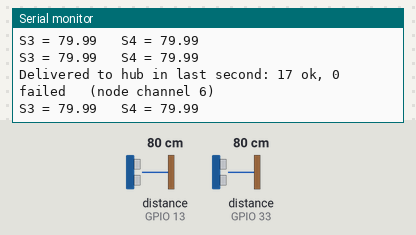
This sketch was run on a simulated ESP32. On the bench: the last lines printed to the serial monitor. Wiring (inferred from the names in the program): 2 × ultrasonic range finder: trigger GPIO 12, echo GPIO 13 / trigger GPIO 32, echo GPIO 33. The inputs (shaded band) are chosen by the test bench; at power-on: distance to the obstacle (sensors on GPIO 13, GPIO 33) 80 cm. The echo pulse lasts 58.3 µs per cm; WiFi joins after 1.5 s; servers stay silent unless stated.

Above: at 3.7 s.
3.8 s: distance to the obstacle (sensor on GPIO 13) set to 2 cm
At 4.63 s:
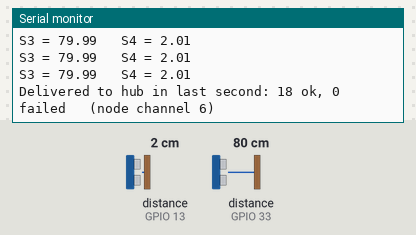
5.3 s: distance to the obstacle (sensor on GPIO 33) set to 2 cm
At 5.3 s:
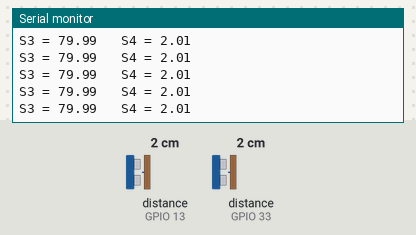
6.8 s: distance to the obstacle (sensor on GPIO 13) set to 4 cm
At 6.81 s:
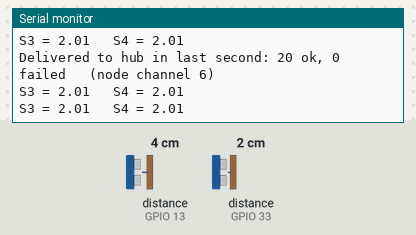
8.3 s: distance to the obstacle (sensor on GPIO 33) set to 4 cm
At 8.32 s:
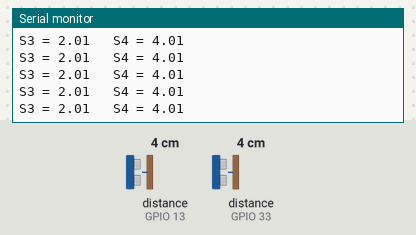
Timing chart, 0 to 10.8 s (numbered marks = the images above; inputs shaded):
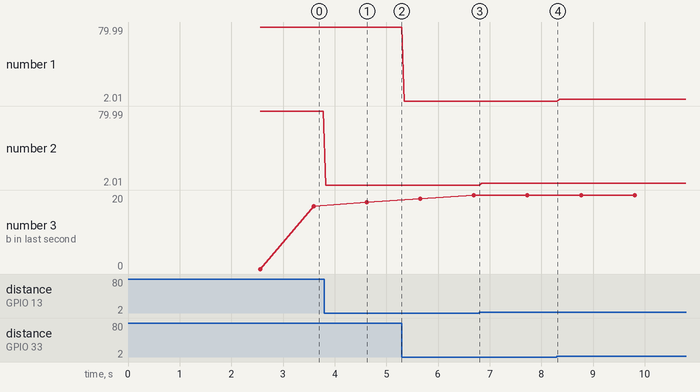

The sketch:

SensorF_Node.ino
```cpp
#include <Arduino.h>
#include <WiFi.h>
#include <esp_now.h>
#include <esp_wifi.h>
#include <esp_arduino_version.h>

// ===================== BOX 2 (NODE) =====================
// Reads S3/S4 and sends them to box 1 over ESP-NOW.
//
// Channel fix: instead of guessing or scanning for the hotspot's channel,
// box 2 now JOINS the same hotspot. That forces it onto exactly the same
// channel as box 1, every time, even if the phone picks a new channel.

const int TRIG_PIN_3 = 32;
const int ECHO_PIN_3 = 33;
const int TRIG_PIN_4 = 12;   // GPIO 12 is a boot-strapping pin. If box 2 ever refuses
                             // to start after a power cycle, move this wire to 18.
const int ECHO_PIN_4 = 13;

const unsigned long ECHO_TIMEOUT = 20000; // 15 ms (~2.5 m, past the back of the field)

// Wi-Fi name/password (must match box 1) and box 1's MAC address live in
// secrets.h (not on GitHub). First time: copy secrets.example.h to secrets.h.
#include "secrets.h"

typedef struct struct_message {
    float distance3;
    float distance4;
} struct_message;
struct_message myData;

esp_now_peer_info_t peerInfo = {};

volatile unsigned long sentOk = 0;
volatile unsigned long sentFail = 0;
unsigned long lastReportMs = 0;

#if ESP_ARDUINO_VERSION >= ESP_ARDUINO_VERSION_VAL(3, 3, 0)
void OnDataSent(const wifi_tx_info_t *info, esp_now_send_status_t status) {
#else
void OnDataSent(const uint8_t *mac, esp_now_send_status_t status) {
#endif
  if (status == ESP_NOW_SEND_SUCCESS) sentOk++;
  else sentFail++;
}

float measureDistanceCM(int trigPin, int echoPin) {
  digitalWrite(trigPin, LOW);
  delayMicroseconds(2);
  digitalWrite(trigPin, HIGH);
  delayMicroseconds(10);
  digitalWrite(trigPin, LOW);

  unsigned long duration = pulseIn(echoPin, HIGH, ECHO_TIMEOUT);
  if (duration == 0) return -1.0;
  return duration * 0.0343 / 2.0;
}

void setup() {
  Serial.begin(115200);
  delay(1000);

  pinMode(TRIG_PIN_3, OUTPUT);
  pinMode(ECHO_PIN_3, INPUT);
  pinMode(TRIG_PIN_4, OUTPUT);
  pinMode(ECHO_PIN_4, INPUT);
  digitalWrite(TRIG_PIN_3, LOW);
  digitalWrite(TRIG_PIN_4, LOW);

  WiFi.mode(WIFI_STA);
  WiFi.begin(WIFI_SSID, WIFI_PASSWORD);
  Serial.print("Joining hotspot to match box 1's channel");
  unsigned long start = millis();
  while (WiFi.status() != WL_CONNECTED && millis() - start < 15000) {
    delay(500);
    Serial.print(".");
  }
  Serial.println();
  if (WiFi.status() == WL_CONNECTED) {
    Serial.println("Joined hotspot.");
  } else {
    // Backup plan: couldn't join, so look for the hotspot and copy its channel.
    Serial.println("WARNING: could not join hotspot (check name/password). Scanning for its channel instead...");
    WiFi.disconnect();
    int found = WiFi.scanNetworks();
    int ch = -1;
    for (int i = 0; i < found; i++) {
      if (WiFi.SSID(i) == WIFI_SSID) { ch = WiFi.channel(i); break; }
    }
    WiFi.scanDelete();
    if (ch > 0) {
      esp_wifi_set_channel(ch, WIFI_SECOND_CHAN_NONE);
      Serial.print("Found hotspot on channel ");
      Serial.println(ch);
    } else {
      Serial.println("Hotspot not visible. Open Personal Hotspot on the phone and press EN on this board.");
    }
  }
  WiFi.setSleep(false);   // keep the radio awake too

  Serial.print("Node channel = ");
  Serial.println(WiFi.channel());
  Serial.print("Node MAC: ");
  Serial.println(WiFi.macAddress());

  if (esp_now_init() != ESP_OK) {
    Serial.println("Error initializing ESP-NOW");
    return;
  }
  esp_now_register_send_cb(OnDataSent);

  memcpy(peerInfo.peer_addr, hubAddress, 6);
  peerInfo.channel = 0;          // 0 = use the channel we're on (the hotspot's)
  peerInfo.ifidx = WIFI_IF_STA;
  peerInfo.encrypt = false;

  esp_err_t addStatus = esp_now_add_peer(&peerInfo);
  Serial.print("Peer add result = ");
  Serial.println(addStatus);
  if (addStatus != ESP_OK) {
    Serial.println("Failed to add peer");
    return;
  }
}

void loop() {
  myData.distance3 = measureDistanceCM(TRIG_PIN_3, ECHO_PIN_3);
  delay(40);
  myData.distance4 = measureDistanceCM(TRIG_PIN_4, ECHO_PIN_4);

  esp_now_send(hubAddress, (uint8_t *) &myData, sizeof(myData));

  Serial.print("S3 = ");
  Serial.print(myData.distance3);
  Serial.print("   S4 = ");
  Serial.println(myData.distance4);

  if (millis() - lastReportMs >= 1000) {
    lastReportMs = millis();
    unsigned long ok = sentOk, fail = sentFail;
    sentOk = 0;
    sentFail = 0;
    Serial.print("Delivered to hub in last second: ");
    Serial.print(ok);
    Serial.print(" ok, ");
    Serial.print(fail);
    Serial.print(" failed   (node channel ");
    Serial.print(WiFi.channel());
    Serial.println(")");
  }

  delay(10); // loop pacing only; the 40 ms gap between pings is what stops crosstalk
}
```

secrets.example.h
```cpp
// Copy this file to secrets.h (same folder) and fill in your own values.
// secrets.h is ignored by git, so your password never goes to GitHub.
#pragma once

const char *WIFI_SSID = "YOUR_HOTSPOT_NAME";      // must match box 1 exactly
const char *WIFI_PASSWORD = "YOUR_HOTSPOT_PASSWORD";

// Box 1's MAC address, printed by box 1 at startup as "HUB MAC ADDRESS"
uint8_t hubAddress[] = {0x00, 0x00, 0x00, 0x00, 0x00, 0x00};
```

Measured:
- after the input at 3.8 s, the serial monitor: prints a new line at once (image 1)
- plotted number 2: 79.99 → 2.01 after the input at 3.8 s, 2.01 → 4.01 after the input at 6.8 s
- plotted number 3: 17 → 18 after the input at 3.8 s, 18 → 20 after the input at 5.3 s
